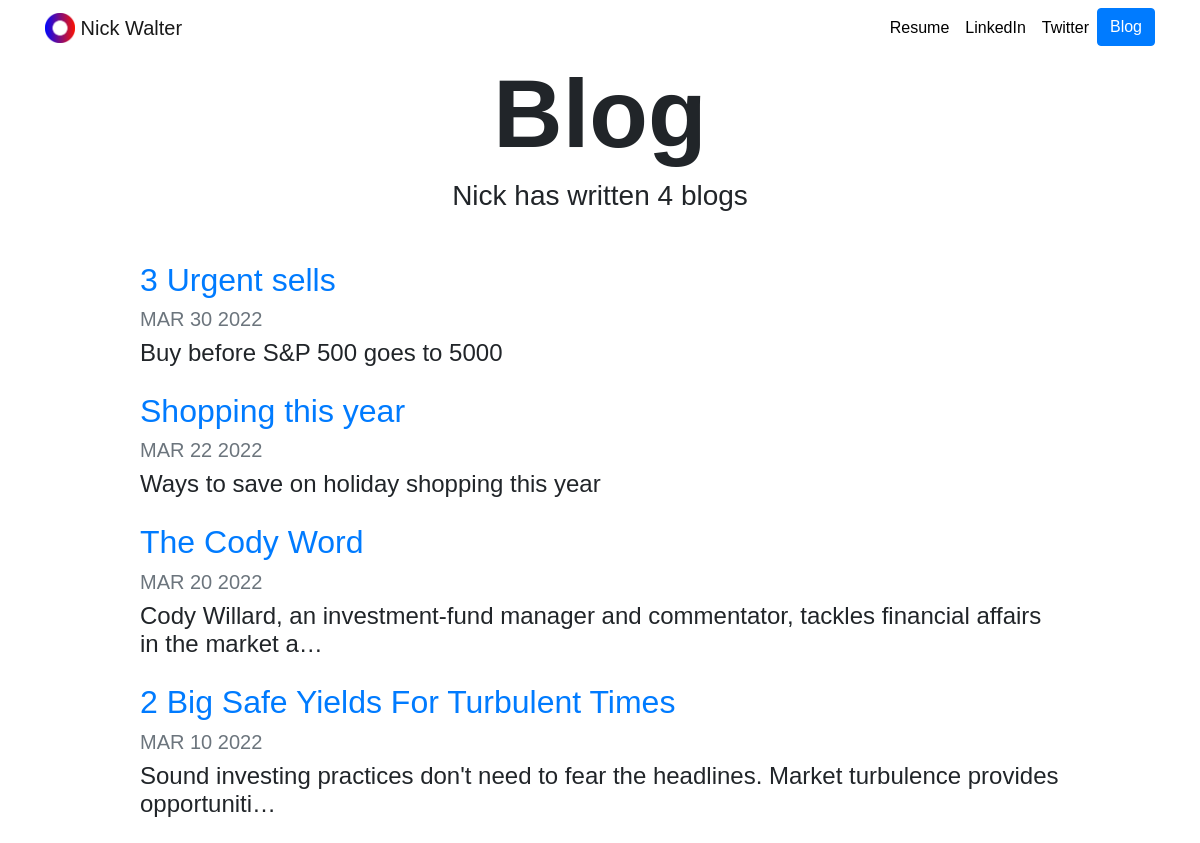
Screenshot of /blog/ with the database file from the repository.
### blog/models.py (models this page shows, shortened)
class Blog(models.Model):
    title = models.CharField(max_length=200)
    description = models.TextField()
    date = models.DateField()

### blog/views.py (the view)
# urls.py: path('', views.all_blogs, name='all_blogs'),
def all_blogs(request):
    blogs = Blog.objects.order_by('-date')
    return render(request, 'blog/all_blogs.html',{'blogs': blogs})

### blog/templates/blog/all_blogs.html
{% extends "portfolio/base.html" %}
{% load static %}
{% block content %}
<h1 id="blogtitle" class="font-weight-bold text-center">Blog</h1>
<h3 class="text-center mb-5">Nick has written {{ blogs.count }} blog{{ blogs.count|pluralize }}</h3>
{% for blog in blogs %}
<div class="row justify-content-center my-3">
  <div class="col-md-10">
    <a href="{% url 'blog:detail' blog.id %}">
      <h2>{{ blog.title }}</h2>
    </a>
    <h5 class="text-muted">{{ blog.date|date:'M d Y'|upper }}</h5>
    <h4>{{ blog.description|striptags|truncatechars:100 }}</h4>
  </div>
</div>
{% endfor %}
{% endblock %}

### portfolio/static/portfolio/custom.css (style rules this page uses)
body { font-family: 'Dongle', sans-serif; }
#blogtitle { font-size: 6rem; }

### rows the page displays
Blog: title "3 Urgent sells", date "MAR 30 2022", description "Buy before S&P 500 goes to 5000"
Blog: title "Shopping this year", date "MAR 22 2022", description "Ways to save on holiday shopping this year"
Blog: title "The Cody Word", date "MAR 20 2022", description "Cody Willard, an investment-fund manager and commentator, tackles financial affairs in the market a…"
Blog: title "2 Big Safe Yields For Turbulent Times", date "MAR 10 2022", description "Sound investing practices don't need to fear the headlines. Market turbulence provides opportuniti…"

### other values shown
{{ blogs.count }} "4"
